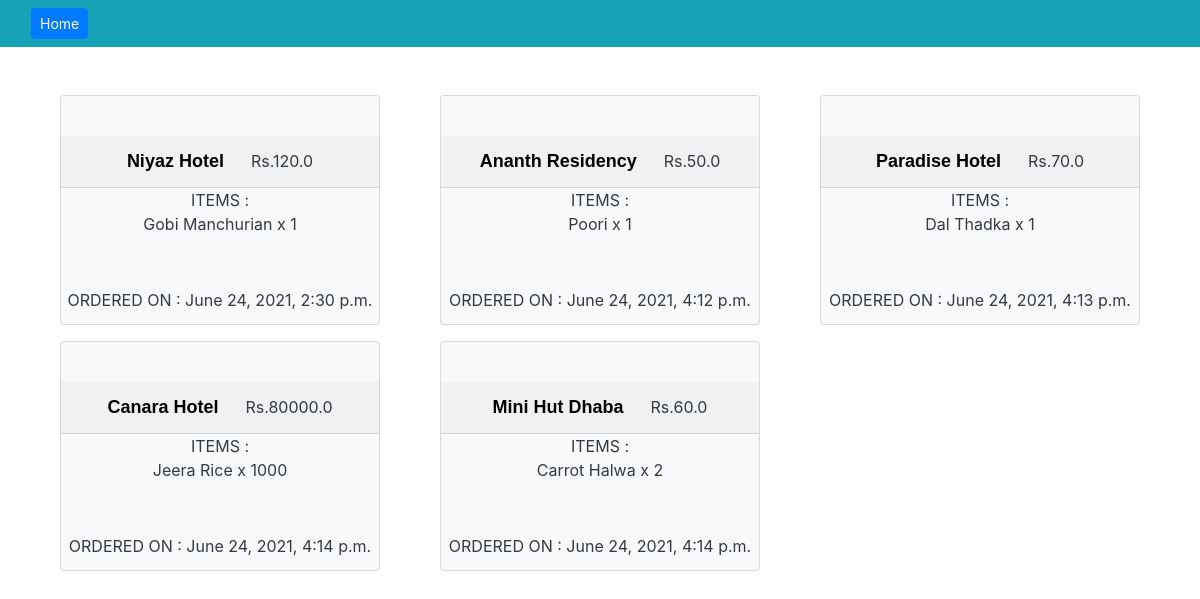
Screenshot of /orders/ (signed in) with the database file from the repository.
### capp/models.py (models this page shows, shortened)
class order(models.Model):
    restaurants = models.ForeignKey(restaurant, null=True, on_delete=models.SET_NULL)
    user= models.ForeignKey(User,null=True,blank=True,on_delete=models.CASCADE)
    menu = models.ForeignKey(menu, null=True, on_delete=models.SET_NULL)
    items= models.TextField(null=True)
    total = models.FloatField(null=True)
    date_created = models.DateTimeField(auto_now_add=True, null=True)

class restaurant(models.Model):
    resname = models.CharField(max_length=200, null=True)
    ratings =models.FloatField(null=True)
    image =models.ImageField(upload_to='pics')

### capp/views.py (the view)
# urls.py: path('orders/',views.ordersview,name = "orders"),
@login_required(login_url='login')
def ordersview(request):
    orders = []
    for i in order.objects.filter(user = request.user):
        orders.append(i)
    context = {'orders' : orders}
    return render(request,"capp/orders.html",context)

### capp/templates/capp/orders.html (shortened to what this page needs)
<!DOCTYPE html>
{% load static %}
<html lang="en">
<head>
    <link rel="stylesheet" href="https://stackpath.bootstrapcdn.com/bootstrap/4.3.1/css/bootstrap.min.css">
</head>
<body>
    {% load static %}
<nav class="navbar navbar-dark bg-info">
    <div class="container-fluid">
        <a class="btn btn-sm btn-primary"href="{% url 'home' %}" class="navbar-brand">Home</a>
    </div>
</nav>
<br>
<br>
    <div class="container">
            <div class="row">
                {% for order in orders %}
                 <div class="text-center col-lg-4 d-flex text-dark justify-content-center">
                     <div class="card bg-light mb-3" style="min-width: 20rem;">
                         <div class="card-body">
                         </div>
                         <div class="card-header"> <font color="black" face="Verdana, Geneva, sans-serif" size="+1"><b>{{order.restaurants.resname}}</b></font> &nbsp;&nbsp;&nbsp;&nbsp; Rs.{{order.total}}</div>
                         <div class="card-title">ITEMS : {{order.items |linebreaks}}<br></div>
                         <div class="card-title">ORDERED ON : {{order.date_created}}</div>
                       </div>
                 </div>
                 {% endfor %}
        </div>
    </div>
    </body>
    </html>

### rows the page displays
order: restaurants.resname "Niyaz Hotel", total "120.0", items "Gobi Manchurian x 1", date_created "June 24, 2021, 2:30 p.m."
order: restaurants.resname "Ananth Residency", total "50.0", items "Poori x 1", date_created "June 24, 2021, 4:12 p.m."
order: restaurants.resname "Paradise Hotel", total "70.0", items "Dal Thadka x 1", date_created "June 24, 2021, 4:13 p.m."
order: restaurants.resname "Canara Hotel", total "80000.0", items "Jeera Rice x 1000", date_created "June 24, 2021, 4:14 p.m."
order: restaurants.resname "Mini Hut Dhaba", total "60.0", items "Carrot Halwa x 2", date_created "June 24, 2021, 4:14 p.m."
